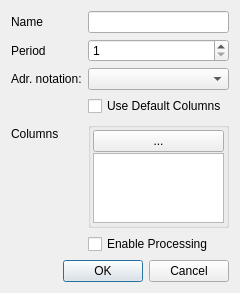
<?xml version="1.0" encoding="UTF-8"?>
<ui version="4.0">
 <class>mbCoreDialogDataView</class>
 <widget class="QDialog" name="mbCoreDialogDataView">
  <property name="geometry">
   <rect>
    <x>0</x>
    <y>0</y>
    <width>240</width>
    <height>293</height>
   </rect>
  </property>
  <property name="windowTitle">
   <string>Data</string>
  </property>
  <layout class="QFormLayout" name="formLayout">
   <item row="0" column="0">
    <widget class="QLabel" name="label_3">
     <property name="text">
      <string>Name</string>
     </property>
    </widget>
   </item>
   <item row="0" column="1">
    <widget class="QLineEdit" name="lnName"/>
   </item>
   <item row="1" column="0">
    <widget class="QLabel" name="label_2">
     <property name="text">
      <string>Period</string>
     </property>
    </widget>
   </item>
   <item row="1" column="1">
    <widget class="QSpinBox" name="spPeriod">
     <property name="minimum">
      <number>1</number>
     </property>
     <property name="maximum">
      <number>65536</number>
     </property>
     <property name="value">
      <number>1</number>
     </property>
    </widget>
   </item>
   <item row="2" column="0">
    <widget class="QLabel" name="label">
     <property name="text">
      <string>Adr. notation:</string>
     </property>
    </widget>
   </item>
   <item row="2" column="1">
    <widget class="QComboBox" name="cmbAddressNotation"/>
   </item>
   <item row="4" column="0">
    <widget class="QLabel" name="label_4">
     <property name="text">
      <string>Columns</string>
     </property>
    </widget>
   </item>
   <item row="4" column="1">
    <widget class="QGroupBox" name="grDataViewColumns">
     <property name="title">
      <string/>
     </property>
     <property name="flat">
      <bool>false</bool>
     </property>
     <property name="checkable">
      <bool>false</bool>
     </property>
     <layout class="QVBoxLayout" name="verticalLayout">
      <property name="spacing">
       <number>1</number>
      </property>
      <property name="leftMargin">
       <number>2</number>
      </property>
      <property name="topMargin">
       <number>2</number>
      </property>
      <property name="rightMargin">
       <number>2</number>
      </property>
      <property name="bottomMargin">
       <number>2</number>
      </property>
      <item>
       <widget class="QPushButton" name="btnEditDataViewColumns">
        <property name="text">
         <string>...</string>
        </property>
       </widget>
      </item>
      <item>
       <widget class="QListWidget" name="lsDataViewColumns"/>
      </item>
     </layout>
    </widget>
   </item>
   <item row="5" column="0">
    <spacer name="verticalSpacer">
     <property name="orientation">
      <enum>Qt::Vertical</enum>
     </property>
     <property name="sizeHint" stdset="0">
      <size>
       <width>20</width>
       <height>40</height>
      </size>
     </property>
    </spacer>
   </item>
   <item row="7" column="0" colspan="2">
    <widget class="QDialogButtonBox" name="buttonBox">
     <property name="orientation">
      <enum>Qt::Horizontal</enum>
     </property>
     <property name="standardButtons">
      <set>QDialogButtonBox::Cancel|QDialogButtonBox::Ok</set>
     </property>
    </widget>
   </item>
   <item row="3" column="1">
    <widget class="QCheckBox" name="chbUseDefaultColumns">
     <property name="text">
      <string>Use Default Columns</string>
     </property>
    </widget>
   </item>
   <item row="5" column="1">
    <widget class="QCheckBox" name="chbEnableProcessing">
     <property name="text">
      <string>Enable Processing</string>
     </property>
    </widget>
   </item>
  </layout>
 </widget>
 <resources/>
 <connections/>
</ui>
